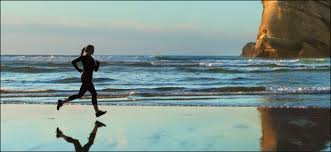
#> input picture image.jpeg, 331 x 152 px
$ python imageHistogram.py
#> lines starting #> are read from the running program, lines starting #| are printed output that depends on the picture
#> further down, img is the input picture: shape (152, 331, 3); mean B, G, R 142.9, 147.7, 128.9
#Program to create an Histogram of Intensity for an Image

import cv2
import numpy as np
import matplotlib.pyplot as plt

def displayHistogram(image):
    #Objective: Display Intensity Histogram for an Image
    #Input: Original Image
    #Output: No Output

    image = cv2.cvtColor(image, cv2.COLOR_BGR2GRAY) #Converting Image to Gray Scale
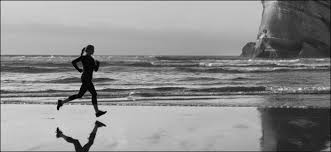
#> image: shape (152, 331); min 0, max 230, mean 141.5
    intensityFrequency = [0]*256
    height = image.shape[0]
#> height = 152
    width = image.shape[1]
#> width = 331

    #Finding the Frequency of each Intensity Level in an Image
    for i in range(0, height):
        for j in range(0, width):
            intensityFrequency[image[i, j]] += 1

    #plt.hist(intensityFrequency, bins=256, range=(0.0, 1.0), fc='k', ec='k')
    index = np.arange(0,256)
    plt.bar(index, intensityFrequency)
    plt.xlabel('Intensity Level')
    plt.ylabel('Frequency')
    plt.show()
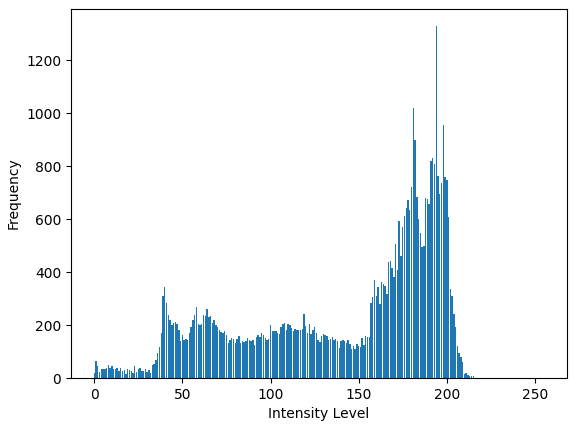
#> figure drawn by matplotlib, 1 panel; tallest bar 1328 high, from x = 193.6 to 194.4

img = cv2.imread('image.jpeg')
displayHistogram(img)
